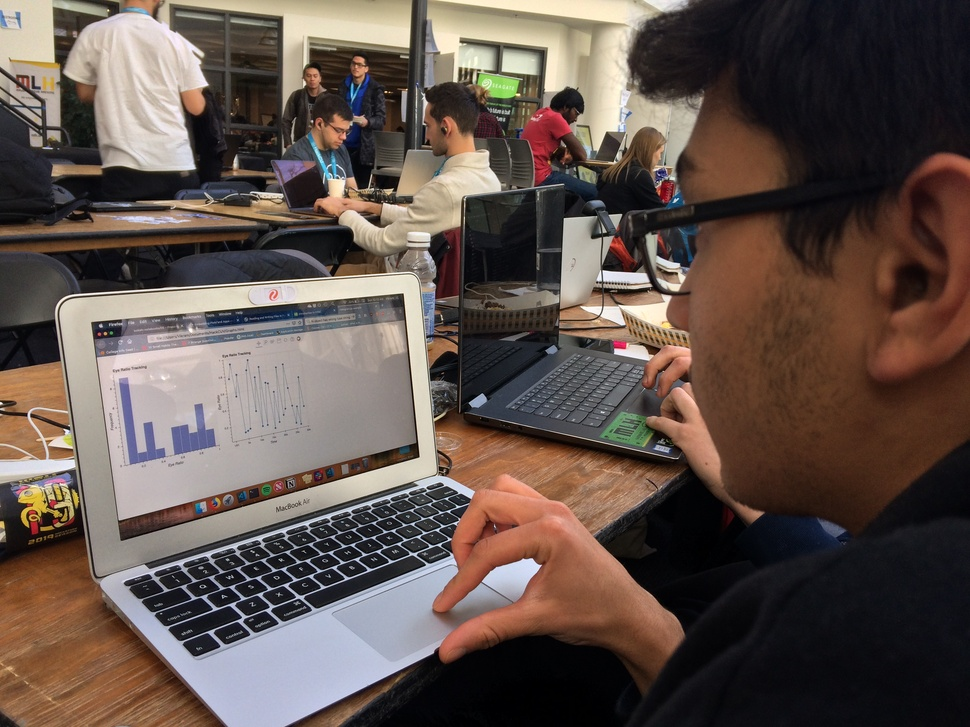
#> input picture images/IMG_6845.JPG, 970 x 727 px, shrunk from 3264 x 2448 before the run
$ python -i facial.py   (imports and definitions only)
#> lines starting #> are read from the running program, lines starting #| are printed output that depends on the picture; after the words box and inside, x2 and y2 are one past the last pixel; in counts of white or black regions, pixels touching at a corner belong together
#> further down, picture is the input picture: shape (727, 970, 3); mean B, G, R 76.5, 83.1, 97.4
import cv2
import numpy as np


class EyeDetector:

	# __init__(): initialize locations of haarcascade xml files
	def __init__(self):
		#change location of these if xml files are moved
		self.faceCascade = cv2.CascadeClassifier('data/haarcascade_frontalface_default.xml')
		#self.faceCascade = cv2.CascadeClassifier('data/haarcascade_frontalface_alt2.xml')
		self.eyeCascade = cv2.CascadeClassifier('data/haarcascade_eye.xml')
		self.publish = 0

	# getFrame(): returns computed frame with objects
	def getFrame(self):
		return self.publish

	# detect(frame): takes opencv frame, saves computed image, and returns boolean pupils found
	def detect(self, frame):
		found = False
		gray = cv2.cvtColor(frame, cv2.COLOR_BGR2GRAY)
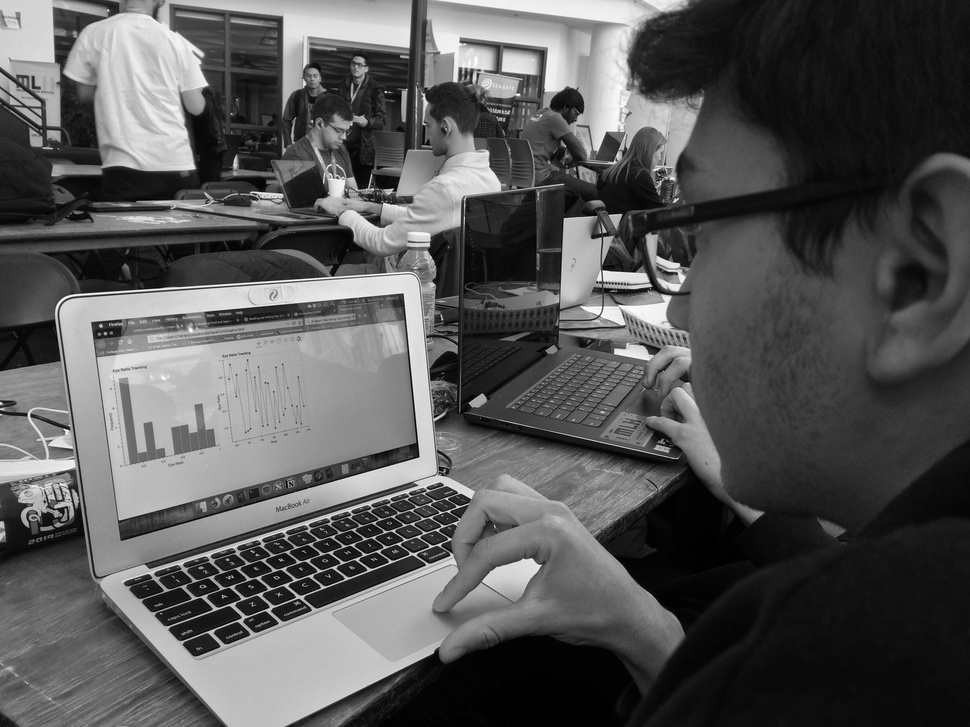
#> gray: shape (727, 970); min 0, max 255, mean 86.6
		faces = self.faceCascade.detectMultiScale(gray, 1.1, 5)
#> faces = ()
		for (x, y, w, h) in faces:
			cv2.rectangle(frame, (x, y), (x + w, y + h), (0, 255, 0), 2)
			roi_gray = gray[y:y+h, x:x+w]
			roi_color = frame[y:y+h, x:x+w]
			eyes = self.eyeCascade.detectMultiScale(roi_gray, 1.1, 10)
			for (ex, ey, ew, eh) in eyes:
				cv2.rectangle(roi_color,(ex,ey),(ex+ew,ey+eh),(0,255,0),2)
				blur = cv2.medianBlur(roi_gray[ey:ey+eh, ex:ex + ew], 7)
				edges = cv2.Canny(blur, 100, 200)
				contours, heirarchy = cv2.findContours(edges, cv2.RETR_TREE, cv2.CHAIN_APPROX_SIMPLE, offset=(ex, ey))
				centers = []
				for cont in contours:
					perimeter = cv2.arcLength(cont, True)
					epsilon = 0.04 * perimeter
					approx = cv2.approxPolyDP(cont, epsilon, True)
					(x, y), radius = cv2.minEnclosingCircle(cont)
					center = (int(x), int(y))
					radius = int(radius)
					centers += [center]
					cv2.drawContours(roi_color, [approx], -1, (0, 0, 255), 3)
				if len(centers) > 0:
					found = True
					avg = [0, 0]
					for center in centers:
						avg[0] += center[0]
						avg[1] += center[1]
					avg[0] = avg[0] / len(centers)
					avg[1] = avg[1] / len(centers)
					cv2.circle(roi_color, (int(avg[0]), int(avg[1])), 9, (255, 0, 0), 2)
#> this loop made 0 passes
		self.publish = frame
		return found

>>> import cv2
>>> picture = cv2.imread('images/IMG_6845.JPG')
>>> result = EyeDetector().detect(picture)
#> result = False

$ run again, on images/IMG_6846.JPG
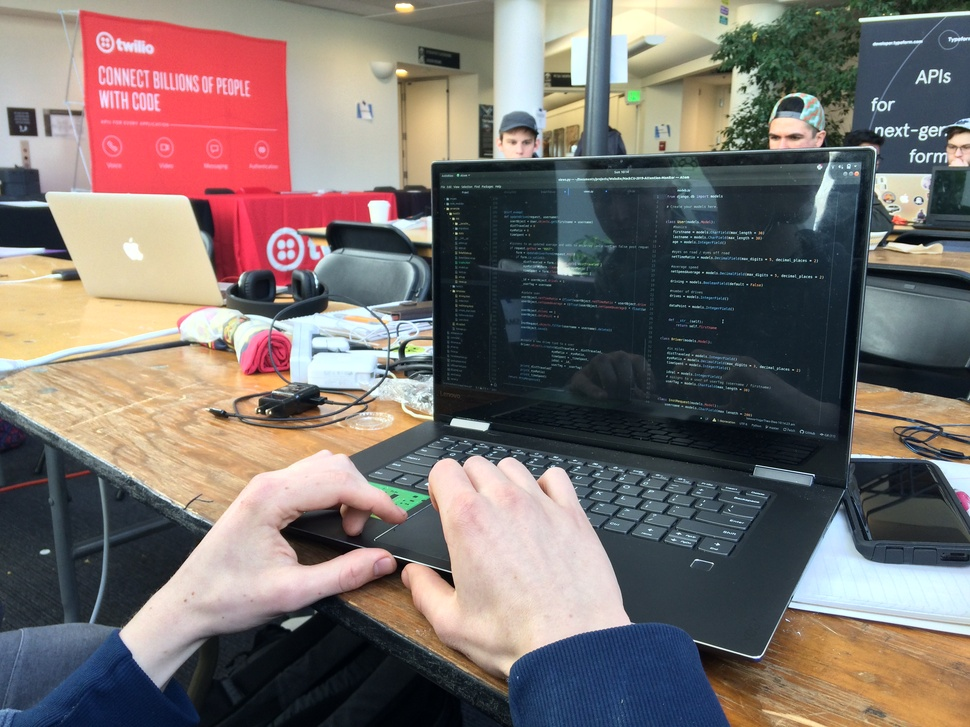
#> input picture images/IMG_6846.JPG, 970 x 727 px, shrunk from 3264 x 2448 before the run
#> picture is the input picture: shape (727, 970, 3); mean B, G, R 109.1, 112.3, 121.5
#> in detect, `gray = cv2.cvtColor(frame, cv2.COLOR_BGR2GRAY)`:
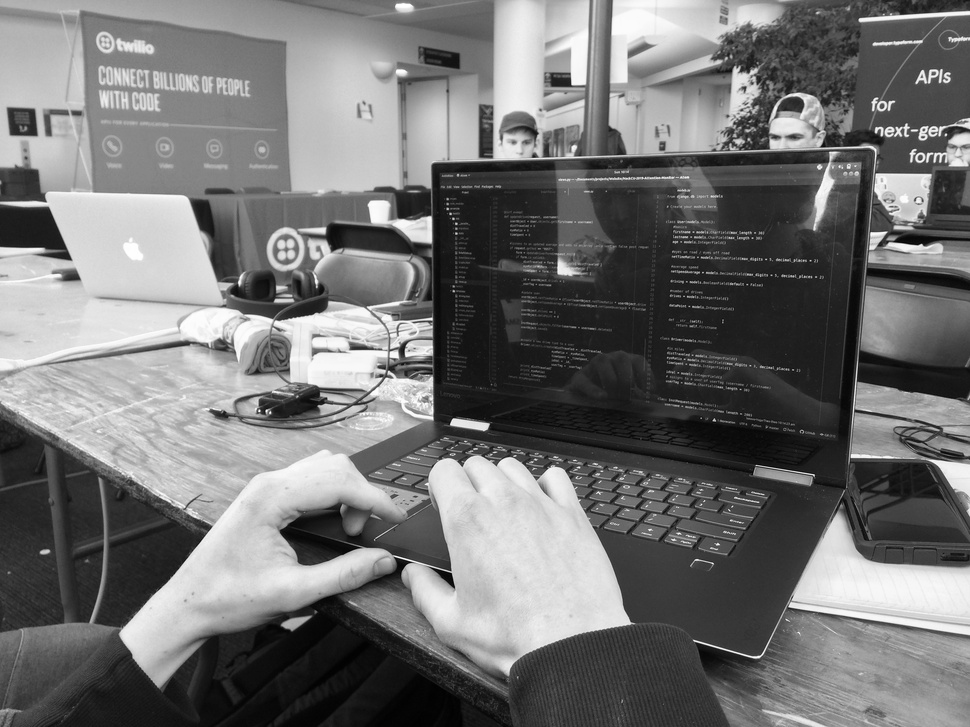
#> gray: shape (727, 970); min 0, max 255, mean 114.7
#> faces = ()
#> result = False

$ run again, on images/IMG_6852.JPG
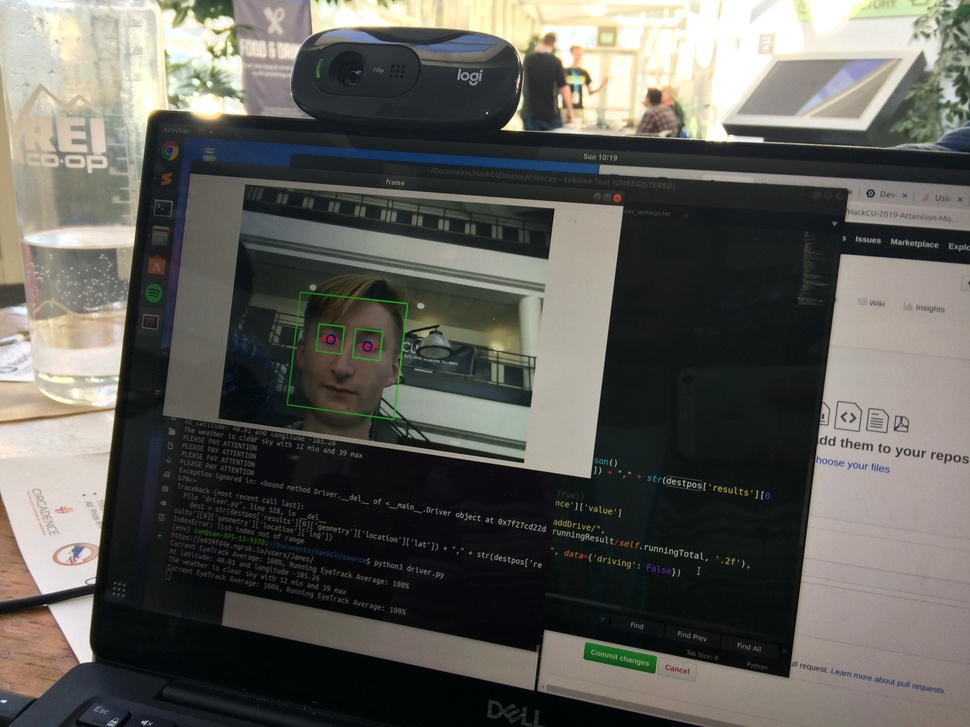
#> input picture images/IMG_6852.JPG, 970 x 727 px, shrunk from 3264 x 2448 before the run
#> picture is the input picture: shape (727, 970, 3); mean B, G, R 89.2, 94.7, 95.6
#> faces = [[232, 5, 83, 83], [290, 298, 112, 112]]
#> the loop in detect, `for (x, y, w, h) in faces:` made 2 passes
#> after the loop in detect, `for (x, y, w, h) in faces:`:
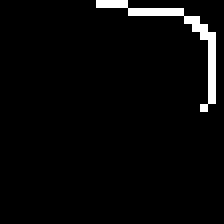
#> edges: shape (28, 28) (shown 8 times larger); 3.3% white in thin lines or dots, all inside (x1, y1, x2, y2) = (12, 0, 27, 14)
#> after the loop in detect, `for (x, y, w, h) in faces:`:
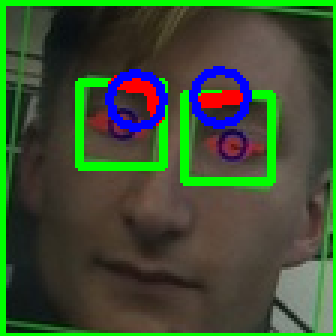
#> roi_color: shape (112, 112, 3) (shown 3 times larger); mean B, G, R 50.6, 78.3, 61.1
#> result = True

$ run again, on images/devImage1.png
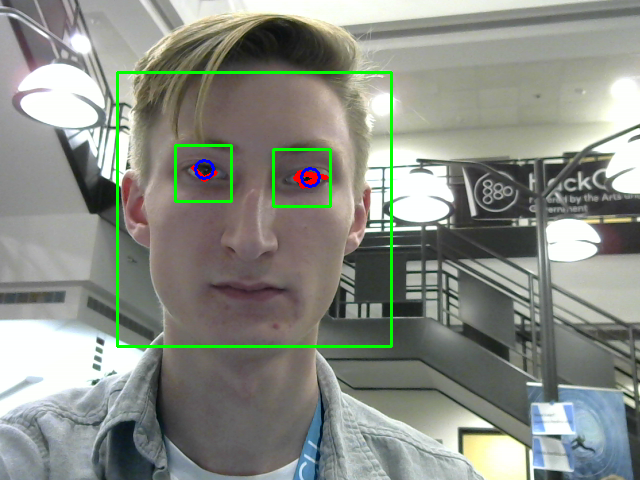
#> input picture images/devImage1.png, 640 x 480 px
#> picture is the input picture: shape (480, 640, 3); mean B, G, R 133.1, 141.4, 137.2
#> in detect, `gray = cv2.cvtColor(frame, cv2.COLOR_BGR2GRAY)`:
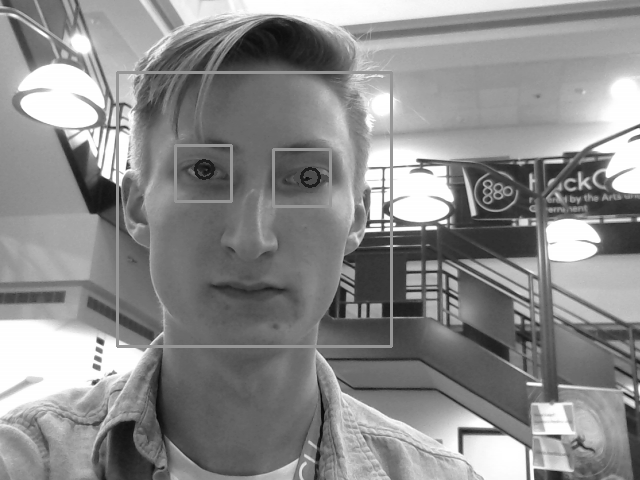
#> gray: shape (480, 640); min 6, max 255, mean 139.2
#> faces = ()
#> result = False
